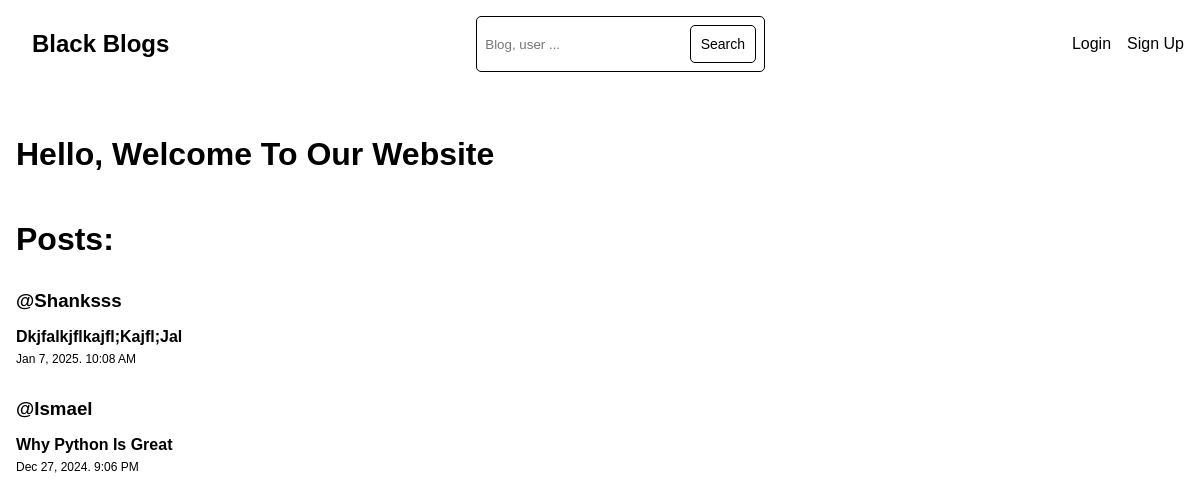
The page / on the database its author committed.
### users/models.py (models this page shows, shortened)
class Posts(models.Model):
    user = models.ForeignKey(User, on_delete=models.CASCADE, related_name='posts')
    title = models.CharField(max_length=200)
    content = models.TextField()
    slug = models.SlugField(unique=True, max_length=200, blank=True, null=True)
    created_at = models.DateTimeField(auto_now_add=True)
    updated_at = models.DateTimeField(auto_now=True)
    class Meta:
        ordering = ['-created_at']
        verbose_name_plural = "Posts"

### home/views.py (the view, shortened to what this page needs)
# urls.py: 2. Add a URL to urlpatterns:  path('', views.home, name='home')
def home(request):
    q = request.GET.get('q', '')
    users = found_posts = {}
    posts = models.Posts.objects.all()
    context = {
        'users': users, 'posts': posts,
        'found_posts': found_posts
    }
    return render(request, 'home/home.html', context)

### home/templates/home/home.html (shortened to what this page needs)
{% extends 'base.html' %}
{% load static %}
{% block css_files %}
    <link rel="stylesheet" href="{% static 'home/css/nav.css' %}">
    <link rel="stylesheet" href="{% static 'home/css/home.css' %}">
{% endblock %}
{% block content %}
    {% include 'home/nav.html'   %}
    <div class="container-home">
        {% if user.is_authenticated %}
        <h1 class="wlcm-h">hello, <a href="users/{{user.username}}">{{user.username}}</a></h1>
        <p id="crt-pst"><a href="users/{{user}}/create-post">create a post</a></p>
        {% else %}
        <h1 class="wlcm-h">Hello, Welcome To Our Website </h1>
        {% endif %}
        {% if found_posts %}
            <h1>Results:</h1>
            {% for post in found_posts %}
                    <div>
                    <h3><a href="users/{{post.user}}">@{{post.user | title}}</a></h3>
                    <h4><a href="{% url 'post_detail' slug=post.slug %}">{{post.title}}</a></h4>
                    <small>{{post.created_at | date:"M j, Y. g:i A" }}</small>
                    </div>
            {% endfor %}
        {% elif posts %}
            <h1>Posts:</h1>
            {% for post in posts %}
                    <div>
                        <h3><a href="users/{{post.user}}">@{{post.user | title}}</a></h3>
                        <h4><a href="{% url 'post_detail' slug=post.slug %}">{{post.title | title}}</a></h4>
                        <small>{{post.created_at | date:"M j, Y. g:i A" }}</small>
                    </div>
            {% endfor %}
        {% endif %}
    </div>
{% endblock %}

### static/styles.css (style rules this page uses)
* { padding: 0; margin: 0; }
body { font-family: sans-serif; }
a { color: black; text-decoration: none; transition: all .5s; }

### home/static/home/css/home.css (style rules this page uses)
h1, #crt-pst { margin-left: 1rem; }
.wlcm-h { margin: 3rem 1rem; }
.container-home div { margin: 2rem 1rem; }
.container-home h4 { margin: 1rem 0; }
.container-home div small { display: block; margin-top: -10px; font-size: 12px; }

### rows shown on the page
Posts: user "Shanksss", title "Dkjfalkjflkajfl;Kajfl;Jal", created_at "Jan 7, 2025. 10:08 AM"
Posts: user "Ismael", title "Why Python Is Great", created_at "Dec 27, 2024. 9:06 PM"
